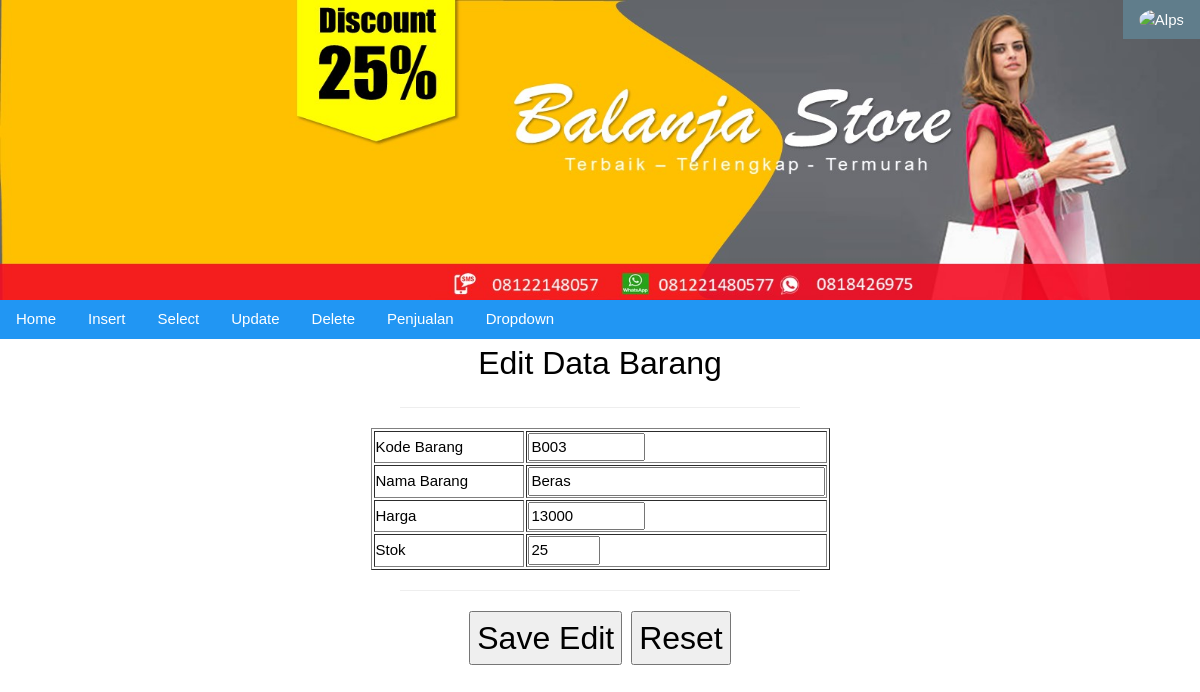
The page /admin/index.php?p=editbarang&kodebarang=B003 (signed in) on the database its author committed.
### tables this page shows
CREATE TABLE `barang` (
  `kodebarang` varchar(5) NOT NULL,
  `nama` varchar(20) NOT NULL,
  `harga` int(10) NOT NULL,
  `stok` int(10) NOT NULL
);

### admin/pages/editbarang.php (the view, shortened to what this page needs)
<?php
$kodebarang = $_GET['kodebarang'];
$sql = "SELECT * FROM barang where kodebarang = '$kodebarang' ";
$query = mysqli_query($conn, $sql);
$barang = mysqli_fetch_assoc($query);
 ?>
<form action="index.php?p=saveeditbarang" method="post">
    <center>
        <font size="6"> Edit Data Barang </font>
            <hr width="400">
            <table border="1">
                <tbody>
                    <tr>
                        <td width="150">Kode Barang</td>
                        <td width="100"><input name="kodebarang" value="<?php echo $barang['kodebarang']?>" readonly="" size="10"></td>
                    </tr>
                    <tr>
                        <td>Nama Barang</td>
                        <td><input name="nama" value="<?php echo $barang['nama']?>" size="30"></td>
                    </tr>
                    <tr>
                        <td>Harga</td>
                        <td><input name="harga" value="<?php echo $barang['harga']?>" size="10"></td>
                    </tr>
                    <tr>
                        <td>Stok</td>
                        <td><input name="stok" value="<?php echo $barang['stok']?>" size="5"></td>
                </tr>
            </tbody>
        </table>
            <hr width="400">
            <font size="6">
            <input type="submit" value="Save Edit">
            <input type="reset" value="Reset">
            </font>
    </center>
</form>

### assets/css/w3.css (style rules this page uses)
html { box-sizing:border-box }
*,*:before,*:after { box-sizing:inherit }
html { -ms-text-size-adjust:100%;-webkit-text-size-adjust:100% }
body { margin:0 }
hr { box-sizing:content-box;height:0;overflow:visible }
button,input,select,textarea,optgroup { font:inherit;margin:0 }
button,input { overflow:visible }
button,[type=button],[type=reset],[type=submit] { -webkit-appearance:button }
html,body { font-family:Verdana,sans-serif;font-size:15px;line-height:1.5 }
html { overflow-x:hidden }
hr { border:0;border-top:1px solid #eee;margin:20px 0 }

### rows shown on the page
barang: kodebarang "B003", nama "Beras", harga "13000", stok "25"
